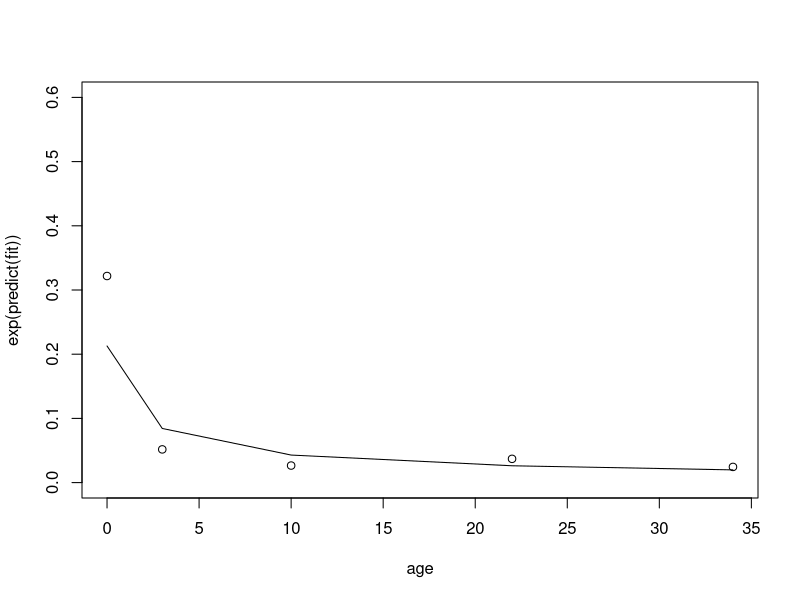

Write the R code that produced this figure.
## Estimating age-survival curve
library(nlme)

# Fitting data from parameters document
age = c(0, 3, 10, 22, 34) # Months
death_prob_data = c(1 - (.52^(1/7))^4, 1 - .88^(1/3),
            1 - .92^(1/5), 1 - 0.72^(1 / 12), 1 -  0.84^(1 / 12))

y = death_prob_data + 0.01  # Random death rate is 0.01
fit = lm(log(y) ~ log(age + 1))
plot(age, exp(predict(fit)), type='l', ylim=c(0, 0.6))
points(age, y)
summary(fit)

# Check this with nlme functions to see if we can get a better looking fit...
# Something other than exponential.

#the fit looks a lot better if the first point is turned into two (identical y value) points, 
#that seems really sketchy
#age = c(0,1, 3, 10, 22, 34) # Months
#death_prob_data = c(1 - (.52^(1/7))^4, .3118 , 1 - .88^(1/3),
           # 1 - .92^(1/5), 1 - 0.72^(1 / 12), 1 -  0.84^(1 / 12))
